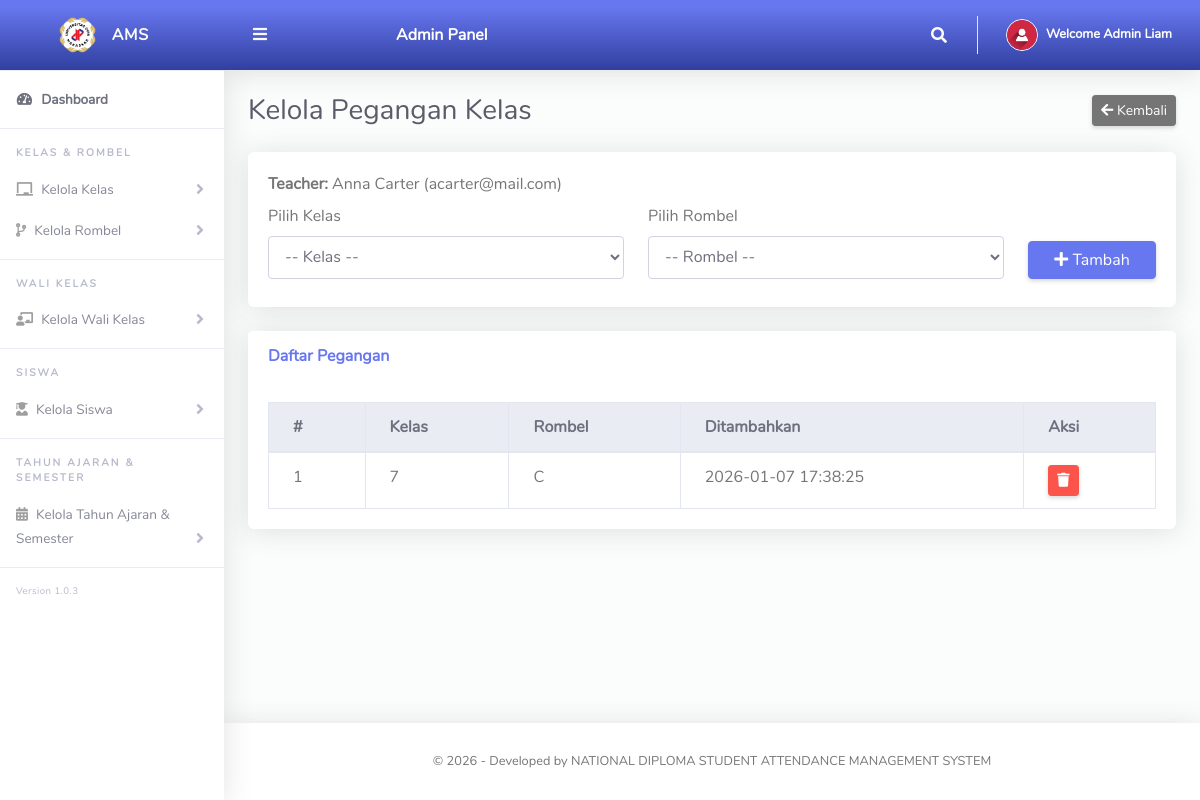
The app's page /Admin/teacherAssignments.php?teacherId=7 (signed in) with its own data.
### tables this page shows
CREATE TABLE `tblclassteacher` (
  `Id` int(10) NOT NULL,
  `firstName` varchar(255) NOT NULL,
  `lastName` varchar(255) NOT NULL,
  `emailAddress` varchar(255) NOT NULL,
  `password` varchar(255) NOT NULL,
  `phoneNo` varchar(50) NOT NULL,
  `classId` varchar(10) NOT NULL,
  `classArmId` varchar(10) NOT NULL,
  `dateCreated` varchar(50) NOT NULL
);

CREATE TABLE `tblteacher_class` (
  `id` int(10) NOT NULL,
  `teacherId` int(10) NOT NULL,
  `classId` varchar(10) NOT NULL,
  `classArmId` varchar(10) NOT NULL,
  `isActive` tinyint(1) NOT NULL DEFAULT 1,
  `createdAt` timestamp NOT NULL DEFAULT current_timestamp()
);

CREATE TABLE `tblclass` (
  `Id` int(10) NOT NULL,
  `className` varchar(255) NOT NULL
);

CREATE TABLE `tblclassarms` (
  `Id` int(10) NOT NULL,
  `classId` varchar(10) NOT NULL,
  `classArmName` varchar(255) NOT NULL,
  `isAssigned` varchar(10) NOT NULL
);

### Admin/teacherAssignments.php (the view, shortened to what this page needs)
<?php
require_once __DIR__ . '/../Includes/dbcon.php';
function h($s){ return htmlspecialchars((string)$s, ENT_QUOTES, 'UTF-8'); }
$teacherId = (int)($_GET['teacherId'] ?? 0);
$teacher = null;
if ($teacherId > 0) {
  $tq = mysqli_query($conn, "SELECT Id, firstName, lastName, emailAddress FROM tblclassteacher WHERE Id='$teacherId' LIMIT 1");
  if ($tq && mysqli_num_rows($tq) === 1) $teacher = mysqli_fetch_assoc($tq);
}
$assign = mysqli_query($conn, "
  SELECT tc.id, tc.classId, tc.classArmId, c.className, a.classArmName, tc.createdAt
  FROM tblteacher_class tc
  INNER JOIN tblclass c ON c.Id = tc.classId
  INNER JOIN tblclassarms a ON a.Id = tc.classArmId
  WHERE tc.teacherId='$teacherId'
  ORDER BY c.className ASC, a.classArmName ASC
");
?>
<!DOCTYPE html>
<html lang="en">
<head>
  <link href="../vendor/fontawesome-free/css/all.min.css" rel="stylesheet">
  <link href="../vendor/bootstrap/css/bootstrap.min.css" rel="stylesheet">
  <link href="css/ruang-admin.min.css" rel="stylesheet">
</head>
<body id="page-top">
<div id="wrapper">
  <?php include __DIR__ . "/Includes/sidebar.php"; ?>
  <div id="content-wrapper" class="d-flex flex-column">
    <div id="content">
      <?php include __DIR__ . "/Includes/topbar.php"; ?>
      <div class="container-fluid" id="container-wrapper">
        <div class="d-sm-flex align-items-center justify-content-between mb-4">
          <h1 class="h3 mb-0 text-gray-800">Kelola Pegangan Kelas</h1>
          <a href="viewClassTeachers.php" class="btn btn-secondary btn-sm">
            <i class="fas fa-arrow-left"></i> Kembali
          </a>
        </div>
        <div class="card mb-4">
          <div class="card-body">
            <div class="mb-2">
              <strong>Teacher:</strong>
              <?php echo h($teacher['firstName'].' '.$teacher['lastName']); ?>
              <span class="text-muted">(<?php echo h($teacher['emailAddress']); ?>)</span>
            </div>
            <form method="post" class="row">
              <div class="col-md-5 mb-2">
                <label>Pilih Kelas</label>
                <select name="classId" class="form-control" required>
                  <option value="">-- Kelas --</option>
                </select>
              </div>
              <div class="col-md-5 mb-2">
                <label>Pilih Rombel</label>
                <select name="classArmId" class="form-control" required>
                  <option value="">-- Rombel --</option>
                </select>
              </div>
              <div class="col-md-2 mb-2 d-flex align-items-end">
                <button type="submit" name="add" class="btn btn-primary btn-block">
                  <i class="fas fa-plus"></i> Tambah
                </button>
              </div>
            </form>
          </div>
        </div>
        <div class="card mb-4">
          <div class="card-header py-3">
            <h6 class="m-0 font-weight-bold text-primary">Daftar Pegangan</h6>
          </div>
          <div class="card-body">
            <div class="table-responsive">
              <table class="table table-bordered table-hover">
                <thead class="thead-light">
                  <tr>
                    <th>#</th>
                    <th>Kelas</th>
                    <th>Rombel</th>
                    <th>Ditambahkan</th>
                    <th>Aksi</th>
                  </tr>
                </thead>
                <tbody>
                <?php
                  $i=1;
                  if ($assign && mysqli_num_rows($assign) > 0):
                    while($r = mysqli_fetch_assoc($assign)):
                ?>
                  <tr>
                    <td><?php echo $i++; ?></td>
                    <td><?php echo h($r['className']); ?></td>
                    <td><?php echo h($r['classArmName']); ?></td>
                    <td><?php echo h($r['createdAt']); ?></td>
                    <td>
                      <a class="btn btn-sm btn-danger"
                         href="teacherAssignments.php?teacherId=<?php echo (int)$teacherId; ?>&deleteId=<?php echo (int)$r['id']; ?>"
                         onclick="return confirm('Hapus pegangan kelas ini?');">
                        <i class="fas fa-trash"></i>
                      </a>
                    </td>
                  </tr>
                <?php
                    endwhile;
                  else:
                ?>
                  <tr><td colspan="5" class="text-center">Belum ada pegangan kelas.</td></tr>
                <?php endif; ?>
                </tbody>
              </table>
            </div>
          </div>
        </div>
      </div>
    </div>
    <?php include __DIR__ . "/Includes/footer.php"; ?>
  </div>
</div>
</body>
</html>

### Admin/Includes/topbar.php (shortened to what this page needs)
<?php
$fullName = "Administrator";
if (isset($_SESSION['userId'])) {
    $adminId = (int) $_SESSION['userId'];
    $q = "SELECT firstName, lastName FROM tbladmin WHERE Id = '$adminId' LIMIT 1";
    $rs = $conn->query($q);
    if ($rs && $rs->num_rows === 1) {
        $row = $rs->fetch_assoc();
        $fullName = $row['firstName'] . " " . $row['lastName'];
    }
}
?>
<nav class="navbar navbar-expand navbar-light bg-gradient-primary topbar mb-4 static-top">
    <button id="sidebarToggleTop" class="btn btn-link rounded-circle mr-3">
        <i class="fa fa-bars"></i>
    </button>
    <div class="text-white big" style="margin-left:100px;"><b>Admin Panel</b></div>
    <ul class="navbar-nav ml-auto">
        <li class="nav-item dropdown no-arrow d-none d-sm-block">
            <a class="nav-link dropdown-toggle" href="#" id="searchDropdown" role="button" data-toggle="dropdown"
               aria-haspopup="true" aria-expanded="false">
                <i class="fas fa-search fa-fw"></i>
            </a>
        </li>
        <li class="nav-item dropdown no-arrow">
            <a class="nav-link dropdown-toggle" href="#" id="userDropdown" role="button" data-toggle="dropdown"
               aria-haspopup="true" aria-expanded="false">
                <img class="img-profile rounded-circle" src="img/user-icn.png" style="max-width: 60px">
                <span class="ml-2 d-none d-lg-inline text-white small">
                    <b>Welcome <?php echo htmlspecialchars($fullName); ?></b>
                </span>
            </a>
        </li>
    </ul>
</nav>

### records on screen
tblclassteacher: firstName+lastName "Anna Carter", emailAddress "acarter@mail.com"
tblteacher_class: classId.className "7", classArmId.classArmName "C", createdAt "2026-01-07 17:38:25"

### other values on screen
$fullName "Admin Liam"
